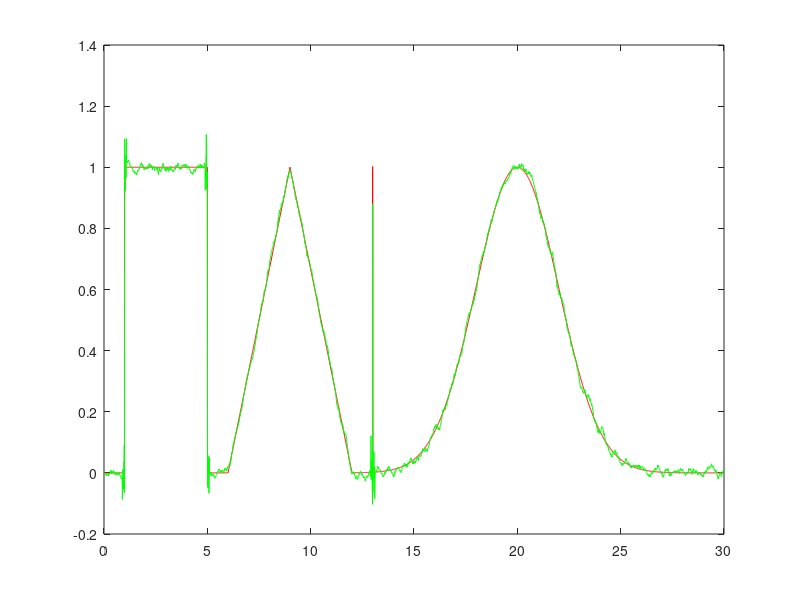

Reproduce this figure in MATLAB.
close all;clear;clc;
Fs=100;
t = 0 : 1/Fs : 30;
x= 1 * (abs(t-3)<=2) + ...
   (1-abs(t-9)/3) .* (abs(t-9)<=3) + ...
   (t==13) + ...
   1*exp(- (t-20) .* (t-20)/8);

N=23;
%filtracja Wienera
%im wieksze N tym wariancja wieksza i znika dirac
%nie ma gladkich przejsc po w kazdym punkcie inna
%przepisuje sygnal z szumem na krawedziach tam gdzie szybko zmienny sygnal
%tam gdzie jest gladko ladnie czyści 
%najpierw sygnal niezaszumiony
%y= wiener2(x,[1,N]);

xs=x+0.05*randn(size(x));
%sygnal zaszumiony 
y= wiener2(xs,[1,N]);
plot(t,x,'r',t,y,'g')